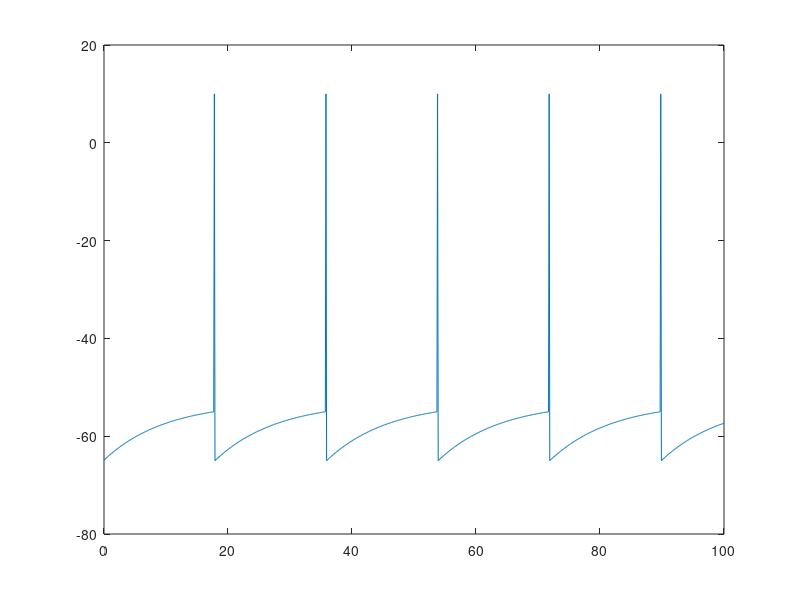

Source code (MATLAB):
dt=0.1; % integration time step [ms]
tau=10; % time constant [ms]
E_L=-65; % resting potential [mV]
theta=-55; % firing threshold [mV]
RI_ext=12; % constant external input [mA Ohm]
E_spk = 10; % max voltage of action potential 
%% Integration with Euler method
t_step=0; v=E_L;
for t=0:dt:100;
    t_step=t_step+1;
    if v>theta
        v_rec(t_step-1) = E_spk;
        v = E_L;
        s_rec(t_step)=1;
    else
        v = (v-dt/tau*((v-E_L)-RI_ext));
        s_rec(t_step)=0;
    end
    v_rec(t_step)=v;
    t_rec(t_step)=t;
end

plot(t_rec, v_rec)